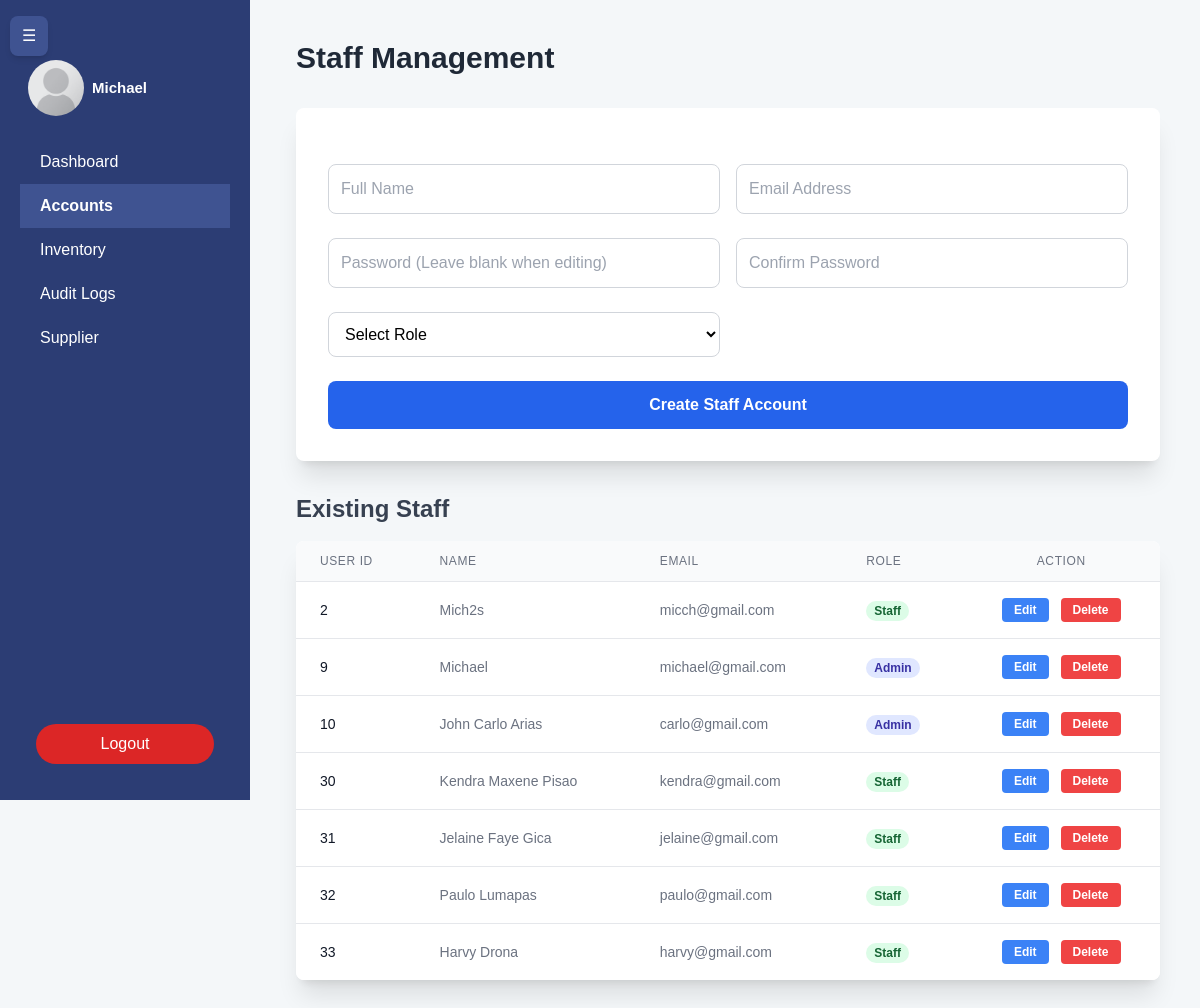
The app's page /user/admin/staff_creation.php (signed in), older data.
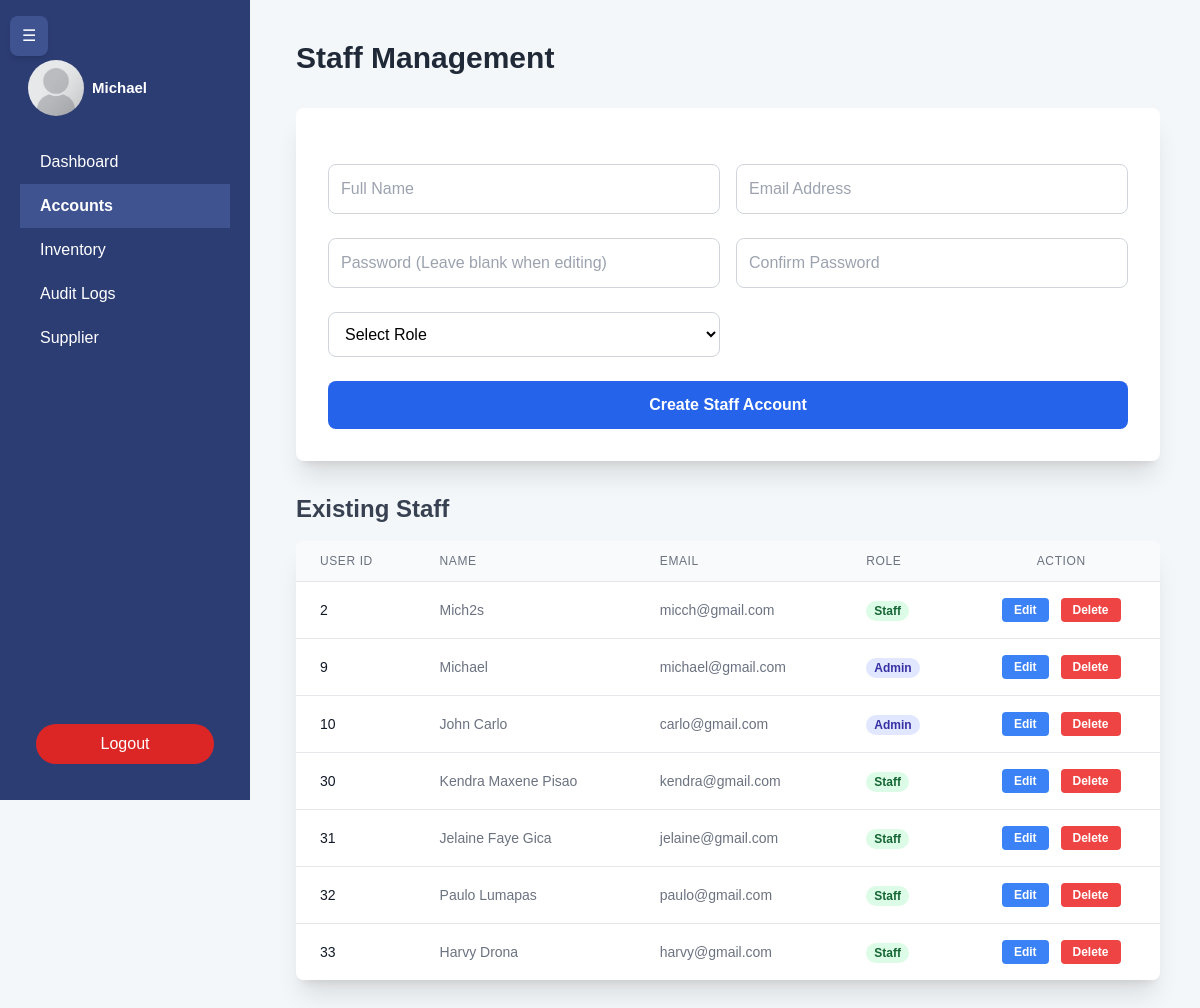
The same page, newer data.
### tables this page shows
CREATE TABLE `users` (
  `id` int(11) NOT NULL,
  `name` varchar(45) DEFAULT NULL,
  `email` varchar(45) NOT NULL,
  `password_hash` varchar(255) NOT NULL,
  `roles` enum('admin','staff') NOT NULL,
  `is_deleted` tinyint(1) NOT NULL
);

### db.php (called while the page is built, shortened)
<?php
$initial_margin_class = (isset($_SESSION['sidebar_initial_state']) && $_SESSION['sidebar_initial_state'] == 'collapsed') ? 'ml-16' : 'ml-64';
?>

### backend/create_staff.php (called while the page is built, shortened)
<?php
include "../../db.php";
$staff_sql = "SELECT id, name, email, roles FROM users ORDER BY id ASC";
$staffs = $conn->query($staff_sql)->fetchAll();
?>

### user/admin/staff_creation.php (the view, shortened to what the changed rows need)
<?php
include "../../backend/create_staff.php";
?>
<!DOCTYPE html>
<html lang="en">
<head>
    <link rel="stylesheet" href="../../css/admin.css">
    <script src="https://cdn.tailwindcss.com"></script>
</head>
<body>
    <div class="ml-64 p-10 fade-in-content <?= $initial_margin_class ?>">
        <h1 class="text-3xl font-bold mb-8 text-gray-800">Staff Management</h1>
        <h2 class="text-2xl font-semibold mb-4 text-gray-700">Existing Staff</h2>
        <div class="bg-white rounded-lg shadow-xl overflow-x-auto">
            <table class="min-w-full divide-y divide-gray-200">
                <thead class="bg-gray-50">
                    <tr>
                        <th class="px-6 py-3 text-left text-xs font-medium text-gray-500 uppercase tracking-wider">User
                            ID</th>
                        <th class="px-6 py-3 text-left text-xs font-medium text-gray-500 uppercase tracking-wider">Name
                        </th>
                        <th class="px-6 py-3 text-left text-xs font-medium text-gray-500 uppercase tracking-wider">Email
                        </th>
                        <th class="px-6 py-3 text-left text-xs font-medium text-gray-500 uppercase tracking-wider">Role
                        </th>
                        <th class="px-6 py-3 text-center text-xs font-medium text-gray-500 uppercase tracking-wider">
                            Action</th>
                    </tr>
                </thead>
                <tbody class="bg-white divide-y divide-gray-200">
                    <?php if (!empty($staffs)): ?>
                        <?php foreach ($staffs as $staff): ?>
                            <tr class="transition duration-150 hover:bg-blue-50/50">
                                <td class="px-6 py-4 whitespace-nowrap text-sm font-medium text-gray-900">
                                    <?php echo htmlspecialchars($staff['id']); ?>
                                </td>
                                <td class="px-6 py-4 whitespace-nowrap text-sm text-gray-500">
                                    <?php echo htmlspecialchars($staff['name']); ?>
                                </td>
                                <td class="px-6 py-4 whitespace-nowrap text-sm text-gray-500">
                                    <?php echo htmlspecialchars($staff['email']); ?>
                                </td>
                                <td class="px-6 py-4 whitespace-nowrap text-sm">
                                    <span
                                        class="px-2 inline-flex text-xs leading-5 font-semibold rounded-full
                                        <?php echo ($staff['roles'] == 'admin') ? 'bg-indigo-100 text-indigo-800' : 'bg-green-100 text-green-800'; ?> transition duration-150 hover:shadow-md">
                                        <?php echo htmlspecialchars(ucfirst($staff['roles'])); ?>
                                    </span>
                                </td>
                                <td class="px-6 text-center py-4 whitespace-nowrap text-sm font-medium">
                                    <button onclick="fillForm(
                                                <?= $staff['id'] ?>,
                                                '<?= htmlspecialchars($staff['name']) ?>',
                                                '<?= htmlspecialchars($staff['email']) ?>',
                                                '<?= htmlspecialchars($staff['roles']) ?>'
                                            )"
                                        class="text-white bg-blue-500 hover:bg-blue-600 font-semibold py-1 px-3 rounded text-xs transition duration-150 transform hover:scale-[1.05]">Edit
                                    </button>
                                    <button onclick="confirmDelete(<?= $staff['id'] ?>)" type="button"
                                        class="text-white bg-red-500 hover:bg-red-700 font-semibold py-1 px-3 rounded text-xs transition duration-150 transform hover:scale-[1.05] ml-2">
                                        Delete
                                    </button>
                                </td>
                            </tr>
                        <?php endforeach; ?>
                    <?php else: ?>
                        <tr>
                            <td colspan="5" class="px-6 py-4 text-center text-gray-500">No staff accounts found.</td>
                        </tr>
                    <?php endif; ?>
                </tbody>
            </table>
        </div>
    </div>
</body>
</html>

Row changes from the older to the newer data that the page shows:
changed users "carlo@gmail.com": name "John Carlo Arias" → "John Carlo"
